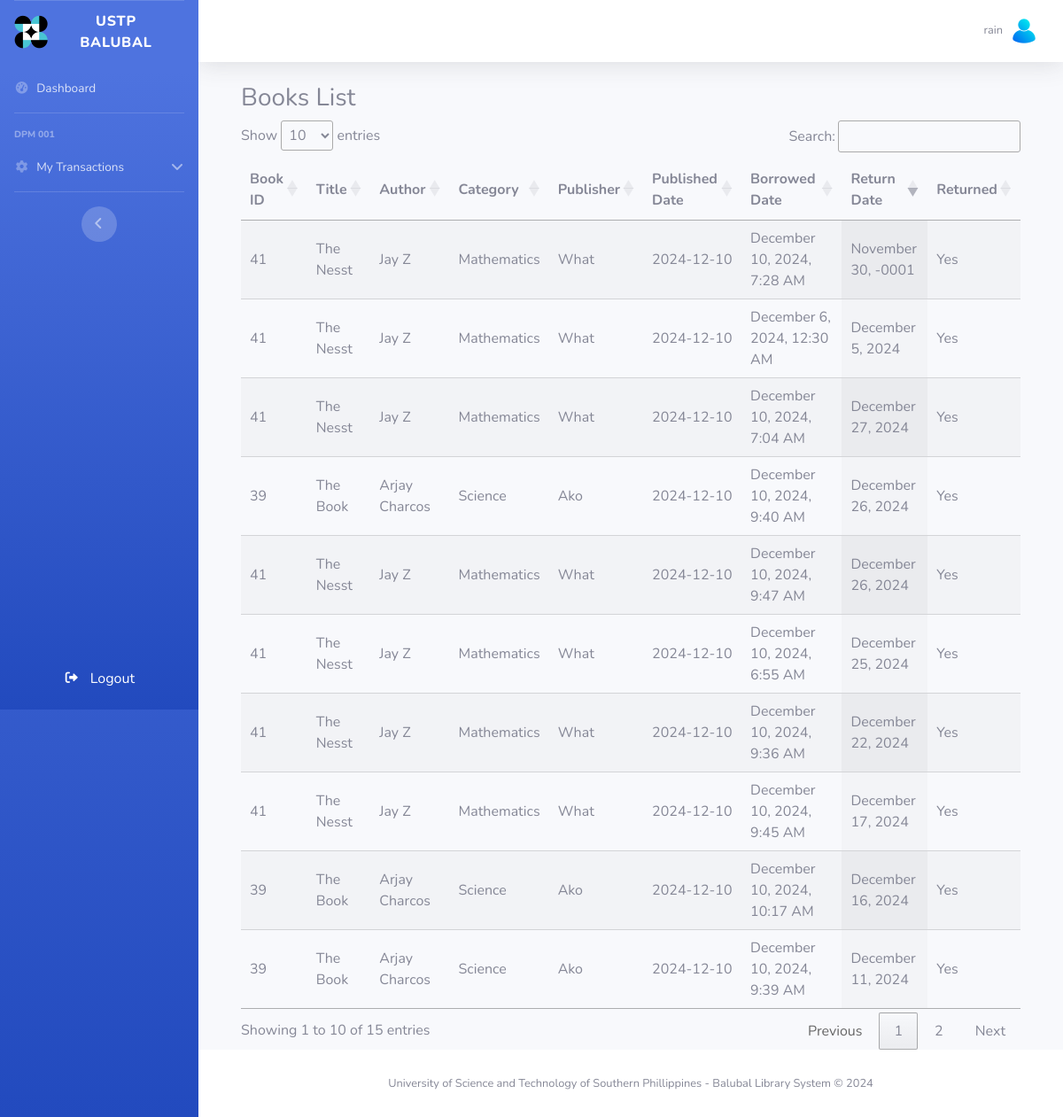
Page /borrower/list-books.php (signed in) on the committed database.
### tables this page shows
CREATE TABLE `tblbooks` (
  `bookId` int(11) NOT NULL,
  `title` varchar(100) NOT NULL,
  `dateAdded` timestamp NOT NULL DEFAULT current_timestamp(),
  `quantity` int(11) NOT NULL,
  `authorId` int(11) DEFAULT NULL,
  `categoryId` int(11) DEFAULT NULL,
  `callNum` varchar(11) NOT NULL,
  `accessionNum` varchar(5) NOT NULL,
  `barcodeNum` varchar(11) NOT NULL,
  `publisher` varchar(30) NOT NULL,
  `publishedDate` date DEFAULT NULL
);

CREATE TABLE `tblcategory` (
  `categoryId` int(11) NOT NULL,
  `categoryName` varchar(30) NOT NULL
);

CREATE TABLE `tblreturnborrow` (
  `borrowId` int(11) NOT NULL,
  `borrowedDate` timestamp NOT NULL DEFAULT current_timestamp(),
  `returnDate` date DEFAULT NULL,
  `borrowerId` int(11) NOT NULL,
  `bookId` int(11) NOT NULL,
  `librarianName` varchar(50) NOT NULL,
  `returned` enum('No','Yes','','') NOT NULL
);

### borrower/list-books.php (the view, shortened to what this page needs)
<?php
include('db/db-connect.php');
$userId = $_SESSION['user_id'];
$query = "SELECT b.bookId, b.title,
                 CONCAT(a.firstName, ' ', a.lastName) AS authorName,
                 c.categoryName, b.publisher, b.publishedDate,
                 rb.borrowedDate, rb.returnDate, rb.returned
          FROM tblbooks b
          JOIN tblauthor a ON b.authorId = a.authorId
          JOIN tblcategory c ON b.categoryId = c.categoryId
          JOIN tblreturnborrow rb ON b.bookId = rb.bookId
          WHERE rb.borrowerId = ?";
$stmt = $conn->prepare($query);
$stmt->bind_param('i', $userId);
$stmt->execute();
$result = $stmt->get_result();
?>
<!DOCTYPE html>
<html lang="en">
<head>
    <link rel="stylesheet" href="https://cdn.datatables.net/1.13.6/css/jquery.dataTables.min.css">
</head>
<body>
    <div class="container">
        <h3>Books List</h3>
        <table id="dataTable" class="display" style="width:100%">
            <thead>
                <tr>
                    <th>Book ID</th>
                    <th>Title</th>
                    <th>Author</th>
                    <th>Category</th>
                    <th>Publisher</th>
                    <th>Published Date</th>
                    <th>Borrowed Date</th>
                    <th>Return Date</th>
                    <th>Returned</th>
                </tr>
            </thead>
            <tbody>
                <?php
                if ($result->num_rows > 0) {
                    while ($row = $result->fetch_assoc()) {
                        $borrowedDate = new DateTime($row['borrowedDate']);
                        $formattedborrowedDate = $borrowedDate->format('F j, Y, g:i A');
                        $returnDate = new DateTime($row['returnDate']);
                        $formattedreturnDate = $returnDate->format('F j, Y');
                        echo "<tr>";
                        echo "<td>" . $row['bookId'] . "</td>";
                        echo "<td>" . htmlspecialchars($row['title']) . "</td>";
                        echo "<td>" . htmlspecialchars($row['authorName']) . "</td>";
                        echo "<td>" . htmlspecialchars($row['categoryName']) . "</td>";
                        echo "<td>" . htmlspecialchars($row['publisher']) . "</td>";
                        echo "<td>" . htmlspecialchars($row['publishedDate']) . "</td>";
                        echo "<td>" . htmlspecialchars($formattedborrowedDate) . "</td>";
                        echo "<td>" . htmlspecialchars($formattedreturnDate) . "</td>";
                        echo "<td>" . htmlspecialchars($row['returned']) . "</td>";
                        echo "</tr>";
                    }
                }
                ?>
            </tbody>
        </table>
    </div>
</body>
</html>
<?php
include('templates/main.php');
?>

### rows in the picture
tblbooks: bookId "39", title "The Book", authorName "Arjay Charcos", categoryId.categoryName "Science", publisher "Ako", publishedDate "2024-12-10", tblreturnborrow.borrowedDate "December 10, 2024, 9:39 AM", tblreturnborrow.returnDate "December 11, 2024", tblreturnborrow.returned "Yes", tblreturnborrow.borrowedDate "December 10, 2024, 9:40 AM", tblreturnborrow.returnDate "December 26, 2024", tblreturnborrow.borrowedDate "December 10, 2024, 10:17 AM", tblreturnborrow.returnDate "December 16, 2024"
tblbooks: bookId "41", title "The Nesst", authorName "Jay Z", categoryId.categoryName "Mathematics", publisher "What", publishedDate "2024-12-10", tblreturnborrow.borrowedDate "December 6, 2024, 12:30 AM", tblreturnborrow.returnDate "December 5, 2024", tblreturnborrow.returned "Yes", tblreturnborrow.borrowedDate "December 10, 2024, 6:55 AM", tblreturnborrow.returnDate "December 25, 2024", tblreturnborrow.borrowedDate "December 10, 2024, 7:04 AM", tblreturnborrow.returnDate "December 27, 2024", tblreturnborrow.borrowedDate "December 10, 2024, 7:28 AM", tblreturnborrow.returnDate "November 30, -0001", tblreturnborrow.borrowedDate "December 10, 2024, 9:36 AM", tblreturnborrow.returnDate "December 22, 2024", tblreturnborrow.borrowedDate "December 10, 2024, 9:45 AM", tblreturnborrow.returnDate "December 17, 2024", tblreturnborrow.borrowedDate "December 10, 2024, 9:47 AM", tblreturnborrow.returnDate "December 26, 2024"

### other values in the picture
$_SESSION['username'] "rain"
